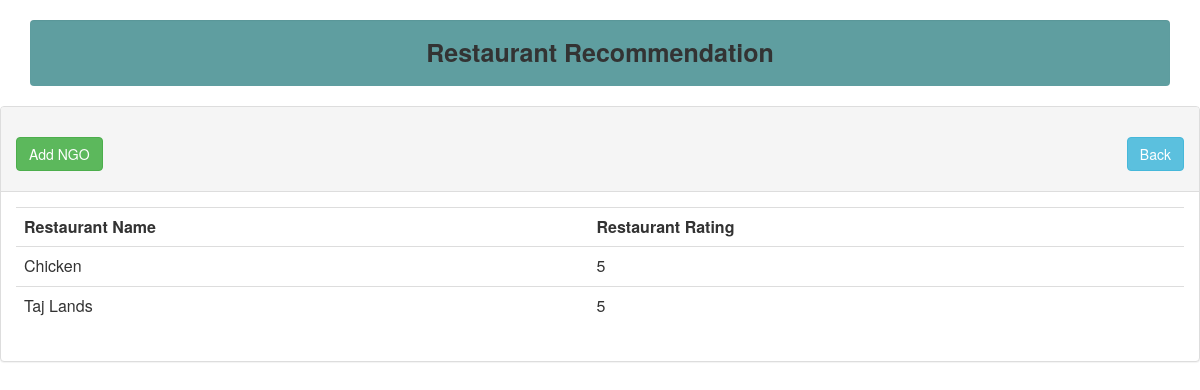
The app's page /PHP_Recommender-System-master/showproduct.php with its own data.
### tables this page shows
CREATE TABLE `user_products` (
  `user_id` int(11) NOT NULL,
  `product_name` varchar(200) NOT NULL,
  `product_rating` float NOT NULL
);

### PHP_Recommender-System-master/showproduct.php (the view)
<?php
include("header.php");
include("db.php");
?>
<div class="panel panel-default">
	<div class = "panel-heading">
		<h2>
			<a class = "btn btn-success" href = "adduser.php">Add NGO</a>
			<a class = "btn btn-info pull-right" href = "recomindex.php">Back</a>
		</h2>
	</div>
	<div class="panel-body">
		<table class="table table-stripped">
			<th> Restaurant Name</th>
			<th> Restaurant Rating</th>
			<?php $result=mysqli_query($con,"select * from user_products where user_id='$_GET[id]'");
			while($row=mysqli_fetch_array($result))
			{
			?>
			<tr>
				<td><?php echo $row['product_name']; ?> </td>
				<td><?php echo $row['product_rating']; ?> </td>
			</tr>
			<?php } ?>
		</table>
	</div>
</div>

### records on screen
user_products: product_name "Chicken", product_rating "5"
user_products: product_name "Taj Lands", product_rating "5"
